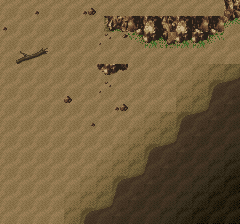

This is a level from a 2D game, rendered from its Tiled map with the project's own tilesets. A one-line summary and the complete map file follow:
An orthogonal 15x14 tile map with 16x16 px tiles, 2 tile layers (Floor, Steppable-rocks), 3 tilesets.

<map version="1.5" tiledversion="1.7.0" orientation="orthogonal" renderorder="right-down" width="15" height="14" tilewidth="16" tileheight="16" infinite="0" nextlayerid="9" nextobjectid="1">
 <tileset firstgid="1" source="solitary_island_simplified.tsx" />
 <tileset firstgid="435" source="mobliz.tsx" />
 <tileset firstgid="5355" source="locke_1.tsx" />
 <layer id="1" name="Floor" width="15" height="14" locked="1">
  <data encoding="csv">
97,97,97,1,1,1,1,1,1,1,1,1,1,190,190,
97,97,97,1,1,1,1,1,1,1,1,1,1,190,190,
2,97,1,1,1,1,1,1,1,1,1,1,1,190,97,
2,97,1,1,1,1,1,1,1,1,1,1,1,120,97,
2,97,97,97,1,1,1,1,1,1,1,152,153,154,155,
97,97,1,97,97,1,1,1,1,1,1,183,184,185,186,
97,1,1,1,97,1,1,1,1,1,1,214,215,216,217,
2,1,1,1,97,97,1,1,242,243,244,245,246,247,248,
2,1,97,97,97,1,97,97,273,274,275,276,277,278,279,
2,97,97,97,300,301,302,303,304,305,306,307,308,309,310,
97,97,97,97,331,332,333,334,335,336,337,338,339,340,341,
97,97,97,1,362,363,364,365,366,367,368,369,370,371,372,
2,1,1,1,393,394,395,396,397,398,399,400,401,402,403,
2,1,1,1,424,425,426,427,428,429,430,431,432,433,434
</data>
 </layer>
 <layer id="7" name="Steppable-rocks" width="15" height="14" locked="1">
  <data encoding="csv">
0,0,19,0,0,22,0,0,0,0,0,0,0,0,15,
48,0,0,0,0,0,38,39,40,41,42,43,44,45,46,
0,0,0,0,0,0,85,86,71,72,73,74,75,76,0,
0,95,96,0,0,0,0,0,0,0,0,0,0,0,0,
0,0,0,0,0,0,131,132,0,0,0,0,0,0,0,
0,0,0,0,0,0,178,0,0,0,0,0,0,0,0,
0,0,0,0,238,0,0,241,0,0,0,0,0,0,0,
0,0,0,0,0,270,0,0,0,0,0,0,0,0,0,
0,0,0,0,0,0,0,0,0,0,0,0,0,0,0,
0,0,0,0,0,0,0,0,0,0,0,0,0,0,0,
0,0,0,0,0,0,0,0,0,0,0,0,0,0,0,
0,0,0,0,0,0,0,0,0,0,0,0,0,0,0,
0,0,0,0,0,0,0,0,0,0,0,0,0,0,0,
0,0,0,0,0,0,0,0,0,0,0,0,0,0,0
</data>
 </layer>
</map>
